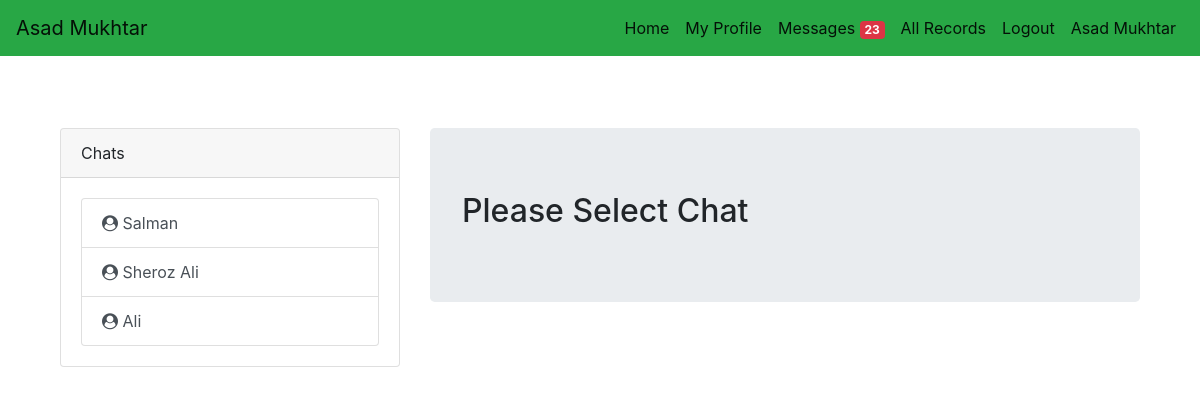
/messages.php (signed in), run on the app's committed database.
### tables this page shows
CREATE TABLE `chats` (
  `id` int(11) NOT NULL,
  `user_one` int(10) NOT NULL DEFAULT 0,
  `user_two` int(10) NOT NULL DEFAULT 0
);

CREATE TABLE `users` (
  `id` int(11) NOT NULL,
  `name` varchar(191) DEFAULT NULL,
  `email` varchar(191) DEFAULT NULL,
  `whatsapp` varchar(191) DEFAULT NULL,
  `password` varchar(191) DEFAULT NULL
);

### messages.php (the view, shortened to what this page needs)
<?php
  include('include/header.php');
  include('actions/cn.php');
  $userid = $_SESSION['id'];
  $query = "SELECT * FROM `chats` WHERE user_one='$userid' OR user_two='$userid' ORDER BY id DESC";
  $result = mysqli_query($cn,$query) or die('Cant run query');
?>
<div class="container mt-5">
  <br />
  <div class="container">
    <div class="row">
        <div class="col-lg-4">
            <div class="card">
                <div class="card-header">
                    Chats
                </div>
                <div class="card-body">
                    <div class="list-group">
                        <?php
                            while($ro = mysqli_fetch_array($result)){
                            $user_two = $ro['user_two'];
                            $q = "SELECT * FROM `users` WHERE id='$user_two'";
                            $r = mysqli_query($cn,$q) or die('cant run query');
                            $data = mysqli_fetch_array($r);
                        ?>
                            <a href="messages.php?chat_id=<?php echo $ro['id']; ?>" class="list-group-item list-group-item-action">
                                <i class="fa fa-user-circle"></i> <?php echo $data['name']; ?>
                            </a>
                        <?php
                            }
                        ?>
                    </div>
                </div>
            </div>
        </div>
        <div class="col-lg-8">
          <?php
            if(!empty($_GET['chat_id'])){
            $chat_id = $_GET['chat_id'];
            include('actions/cn.php');
            $query = "SELECT * FROM `messages` WHERE chat_id='$chat_id'";
            $result = mysqli_query($cn,$query) or die('Cant run query');
            $n = mysqli_num_rows($result);
          ?>
              <div class="card" style="height:400px;">
                    <div class="card-header">
                        Messages
                    </div>
                    <div class="card-body">
                        <ul class="list-group">
                            <?php
                                while($dat = mysqli_fetch_array($result)){
                            ?>
                            <li class="list-group-item">
                              <span class="<?php if($dat['user_id'] == $_SESSION['id']){ ?> pull-right  <?php } ?>">  <?php echo $dat['message']; ?>  </span>
                            </li>
                            <?php } ?>
                        </ul>
                    </div>
                    <div class="card-footer">
                        <form action="actions/sendmessage.php?chat_id=<?php echo $chat_id ?>" method="post">
                            <input type="text" class="form-control" name="message" />
                            <button type="submit" class="btn btn-danger mt-2">Send Message</button>
                        </form>
                    </div>
                </div>
          <?php
            } else {
          ?>
                <div class="jumbotron">
                    <h2>Please Select Chat</h2>
                </div>
          <?php
            }
          ?>
        </div>
    </div>
  </div>
</div>
<?php include('include/footer.php');  ?>

### data on the page
chats: users.name "Salman"
chats: users.name "Sheroz Ali"
chats: users.name "Ali"

### other printed values
$_SESSION['user'] "Asad Mukhtar"
